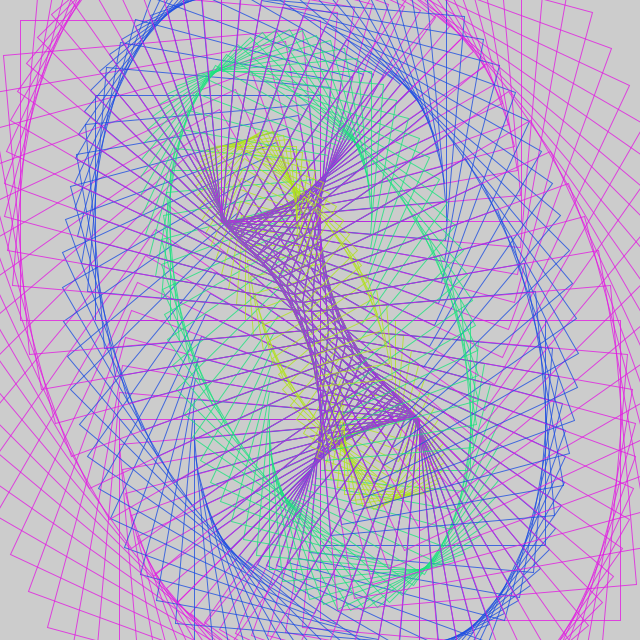
Frame 1 (no input)
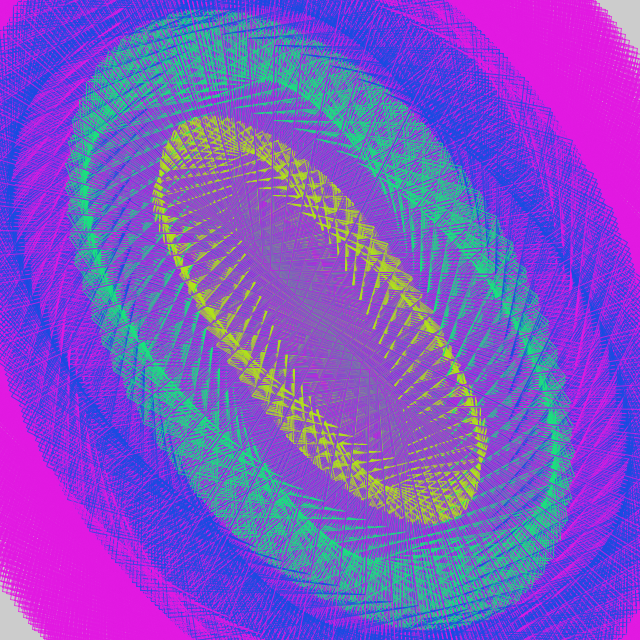
Frame 60 (the mouse pressed at the canvas centre just before this capture)
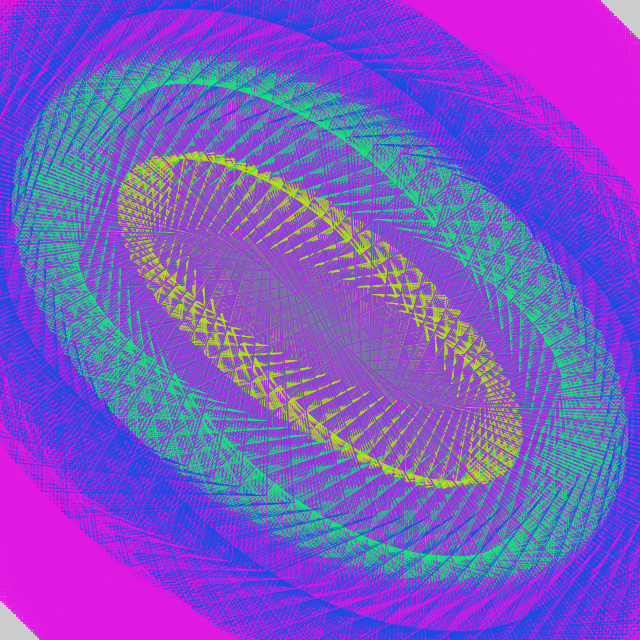
Frame 120 (the mouse held since frame 60 and released just before this capture)

The Processing sketch that drew these frames (run headless with seeded random() and noise(); from frame 60 on, the mouse is pressed at the canvas centre):

// Processing sketch: day010
// ── day010.pde
float r, t, s;
void setup() {
  size(640, 640);
  noFill();
  colorMode(3, 9);
}
void draw() {
  clear();
  for (t=0; t<TAU-.01; t+=PI/36) {
    push();
    translate(99*sin(t)+320, 99*sin(t)+320);
    rotate(t-r);
    for (s=0; s<350; s+=75) {
      stroke(s/40, 8, 8, 7);
      square(0, 0, s);
    }
    pop();
  }
  r+=PI/180;
}
